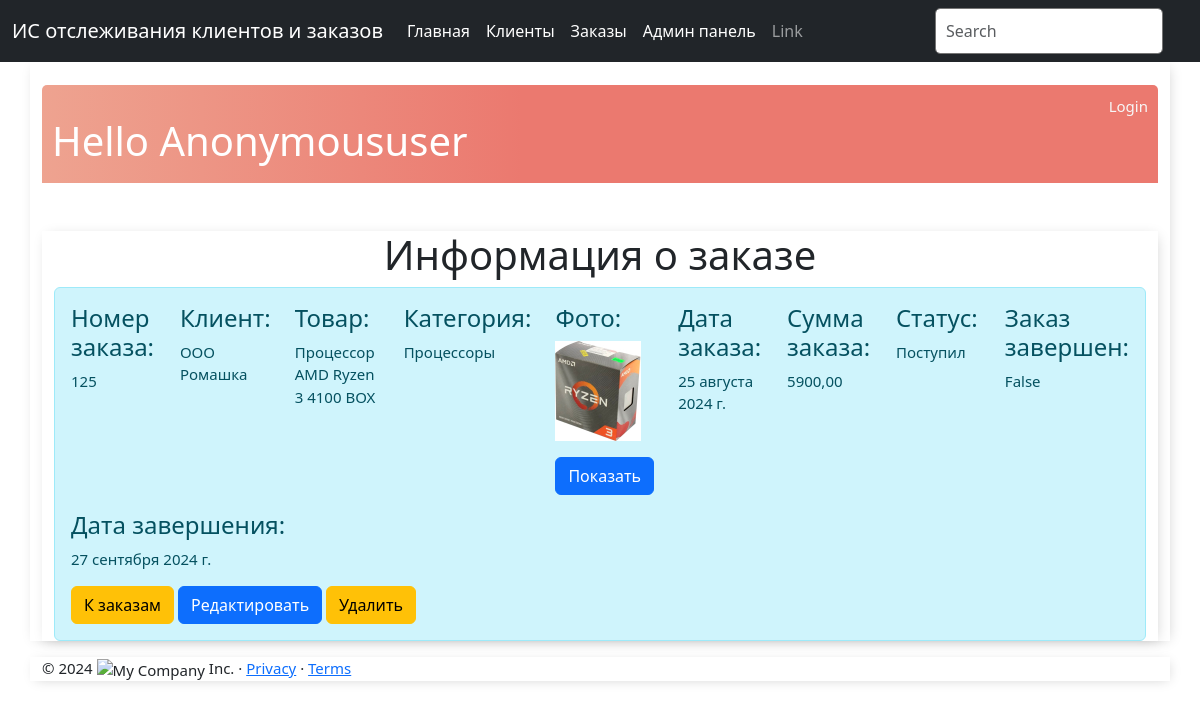
Screenshot of /order/1/ with the database file from the repository.
### base_app/models.py (models this page shows, shortened)
class Order(models.Model):
    objects = None
    order_number = models.CharField(max_length=100, verbose_name='Номер заказа')
    client = models.ForeignKey(Client, on_delete=models.CASCADE, related_name='orders', verbose_name='Клиент')
    product = models.CharField(max_length=100, verbose_name="Товар")
    CATEGORY_CHOICES = [
        ('Процессоры', 'Процессоры'),
        ('Материнские платы', 'Материнские платы'),
        ('Видеокарты', 'Видеокарты'),
        ('Оперативная память', 'Оперативная память'),
        ('SSD-диски', 'SSD-диски'),
        ('HDD-диски', 'HDD-диски'),
        ('Блоки питания>', 'Блоки питания'),
    ]
    category = models.CharField(max_length=50, choices=CATEGORY_CHOICES, verbose_name='Категория')
    photo = models.ImageField(upload_to='images',
                              help_text="Введите фото",
                              verbose_name="Фото товара",
                              null=True, blank=True)
    order_date = models.DateField(verbose_name='Дата заказа')
    order_amount = models.DecimalField(verbose_name="Сумма заказа", max_digits=10, decimal_places=2)
    ORDER_STATUS_CHOICES = [
        ('Поступил', 'Поступил'),
        ('Выполняется', 'Выполняется'),
        ('Закрыт', 'Закрыт'),
    ]
    status = models.CharField(max_length=50, choices=ORDER_STATUS_CHOICES, verbose_name='Статус')
    completed = models.BooleanField(default=False, verbose_name='Заказ завершен')
    completion_date = models.DateField(null=True, blank=True, verbose_name='Дата завершения')
    class Meta:
        verbose_name = 'Заказ'
        verbose_name_plural = 'Заказы'

class Client(models.Model):
    objects = None
    name = models.CharField(max_length=100, verbose_name='Имя клиента')
    email = models.EmailField(verbose_name='Email')
    phone = models.CharField(max_length=15, verbose_name='Телефон')
    photo = models.ImageField(upload_to='images',
                              help_text="Введите фото",
                              verbose_name="Фото клиента",
                              null=True, blank=True)
    class Meta:
        verbose_name = 'Клиент'
        verbose_name_plural = 'Клиенты'

### base_app/views.py (the view)
# urls.py: path('order/<int:pk>/', views.order_detail, name='order_detail'), # информация о заказе
def order_detail(request, pk):
    order = get_object_or_404(Order, pk=pk)
    context = {
        'order': order,
    }
    return render(request, 'order_detail.html', context)

### templates/order_detail.html (shortened to what this page needs)
{% extends 'base.html' %}
{% block content %}
<br>
<div class="header-bar">
    <div>
        <br>
        <h1>Hello {{ request.user|title }}</h1>
    </div>
    {% if request.user.is_authenticated %}
    <a href="{% url 'logout' %}">Logout</a>
    {% else %}
    <a href="{% url 'login' %}">Login</a>
    {% endif %}
</div>
<div class="container mt-5">
    <h1 class="text-center">Информация о заказе</h1>
    <div class="alert alert-info">
        <div class="row">
            <div class="col">
                <h4>Номер заказа:</h4>
                <p> {{ order.order_number }}</p>
            </div>
            <div class="col">
                <h4>Клиент:</h4>
                <p> {{ order.client.name }}</p>
            </div>
            <div class="col">
                <h4>Товар:</h4>
                <p> {{ order.product }}</p>
            </div>
            <div class="col">
                <h4>Категория:</h4>
                <p> {{ order.get_category_display }}</p>
            </div>
            <div class="col">
                <h4>Фото:</h4>
                <p> <img src="{{ order.photo.url }}" alt="connect"
                                 style="max-height:100px">
                </p>
                <p><a href="{{ order.photo.url}}"
                       class="btn btn-primary"
                       target="_blank"> Показать</a></p>
             </div>
            <div class="col">
                <h4>Дата заказа:</h4>
                <p> {{ order.order_date }}</p>
            </div>
            <div class="col">
                <h4>Сумма заказа:</h4>
                <p> {{ order.order_amount }}</p>
            </div>
            <div class="col">
                <h4>Статус:</h4>
                <p> {{ order.get_status_display }}</p>
            </div>
            <div class="col">
                <h4>Заказ завершен:</h4>
                <p> {{ order.completed }}</p>
            </div>
            <div class="col">
                <h4>Дата завершения:</h4>
                <p> {{ order.completion_date }}</p>
            </div>
        </div>
        <a href="{% url 'display_orders' %}" class="btn btn-warning" role="button">К заказам </a>
        <a href="{% url 'edit_order' order.pk %}" class="btn btn-primary">Редактировать</a>
        <a href="{% url 'delete_order' order.pk %}" class="btn btn-warning" role="button">Удалить</a>
    </div>
</div>
{% endblock %}

### static/css/main.css (style rules this page uses)
body { background: #FAFAFA; font-family: 'Roboto', sans-serif; }
.container { max-width: 550px; font-size: 15px; margin: auto; background: #ffff; -webkit-box-shadow: 2px 2px 13px -4px rgba(0, 0, 0, 0.21); box-shadow: 2px 2px 13px -4px rgba(0, 0, 0, 0.21); }
.header-bar { display: flex; justify-content: space-between; color: #fff; padding: 10px; border-radius: 5px 5px 0 0; background: linear-gradient(90deg, #EEA390 0%, #EB796F 43%, #EB796F 100%); }
.header-bar a { color: rgb(247, 247, 247); text-decoration: none; }
::placeholder { font-weight: 300; opacity: 0.5; }

### rows the page displays
Order: order_number "125", client.name "ООО Ромашка", product "Процессор AMD Ryzen 3 4100 BOX", category "Процессоры", photo (picture), order_date "25 августа 2024 г.", order_amount "5900,00", status "Поступил", completed "False", completion_date "27 сентября 2024 г."

### other values shown
{{ request.user|title }} "Anonymoususer"
